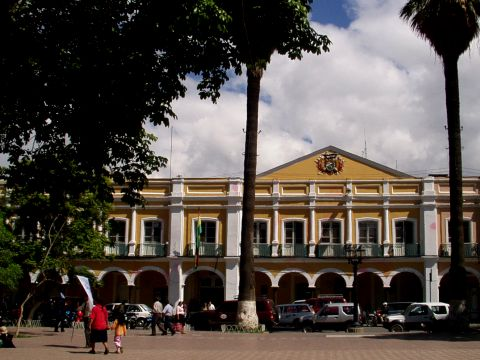
#> input picture Deskriptor/src/25.jpg, 480 x 360 px
$ python -i poem.py   (imports and definitions only)   (Python 2 division)
#> lines starting #> are read from the running program, lines starting #| are printed output that depends on the picture
# -*- coding: utf-8 -*-
"""
Vytvari deskriptor POEM, slouzi k detekci hran.

@author: Katerina Kratochvilova
"""

import cv2
import numpy as np
import math

DEBUG = False
COUNT_DIRECTIONS = 3
CELL_SIZE = 3 #7
BLOCK_SIZE = 8 #10
TAU = 4

def write_matrix_file(matrix, file_name):
    """
    Zapise zaslanou matici do souboru.

    Keyword arguments:
            matrix -- matice, ktera ma byt ulozena do souboru.
            file_name -- nazev souboru do ktereho se ma matice ulozit.
    """
    soubor = open(file_name, 'w')
    for row in matrix:
        for item in row:
            soubor.write(" {} ".format(item))
        soubor.write("\n")
    soubor.close()


def count_gradient(img):
    """
        Spocita gradienty obrazku (smery rustu), tak ze na nej pouzije masky x_kernel a y_kernel.

        Keyword arguments:
                img -- obrazek, pro ktery se ma gradient spocitat.
        Return arguments:
            gradient -- vypocteny gradient.
    """
    ddepth = -1; #when ddepth=-1, the output image will have the same depth as the source.

    img = img.astype(float) #prevedeme obrazek na float, v zakladu je uint, kdyz to neudelame tak nam misto zapornych cisel vyjde v gradientech 0

    x_kernel = np.array([1.0, 0.0, -1.0]).reshape((1,3))
    y_kernel = np.array([1.0, 0.0, -1.0])
    #x_kernel = np.array([-1.0, 1.0]).reshape((1,2))
    #y_kernel = np.array([-1.0, 1.0])

    gradient = np.zeros((2, img.shape[0], img.shape[1]), dtype = float)
    gradient[0,:,:] = cv2.filter2D(img, ddepth, x_kernel, borderType=cv2.BORDER_REPLICATE)
    gradient[1,:,:] = cv2.filter2D(img, ddepth, y_kernel, borderType=cv2.BORDER_REPLICATE)

    if (DEBUG):
        write_matrix_file(gradient[0], "gradientX.txt")
        write_matrix_file(gradient[1], "gradientY.txt")
        cv2.imwrite('gradientX.jpg', gradient[0,:,:])
        cv2.imwrite('gradientY.jpg', gradient[1,:,:])

    return gradient


def count_magnitude(gradient):
    """"
        Spocte magnitudu, velikost smeru rustu. Magnituda = velikost vektoru.

        Keyword arguments:
            gradient -- gradient pro ktery se ma magnituda spocitat.
        Return arguments:
            magnitude -- vypoctene magnitudy.
    """
    magnitude = cv2.magnitude(gradient[0,:,:],gradient[1,:,:])

    if (DEBUG):
        write_matrix_file(magnitude, "magnitude.txt")
        cv2.imwrite('magnitude.jpg', magnitude)

    return magnitude

def count_phase(gradient):
    """
        Spocita faze (uhly) vektrou gradientu.

        Keyword arguments:
            gradient -- gradienty pro ktery se maji uhly spocitat.
        Return arguments:
            phase -- vypoctene phase.
    """
    phase = cv2.phase(gradient[0,:,:], gradient[1,:,:], angleInDegrees=False)

    #angleInDegrees – when true, the input angles are measured in degrees, otherwise, they are measured in radians.

    if (DEBUG):
        write_matrix_file(phase, "phase.txt")

    return phase

def compute_direction(count_directions, gradient, magnitude):
    """
        Spocita uhly kam vektor smeruje a rozradi se do matic podle smeru (pocet smeru = count_directions)

        Keyword arguments:
            count_directions -- pocet smeru.
            gradient -- gradient.
            magnitude -- magnitudy.
        Return arguments:
            directional -- 3 matice, roztridene podle fazi, obsahujici magnitudy.
    """

    phases = cv2.phase(gradient[0], gradient[1], angleInDegrees=False)
    #angleInDegrees – when true, the input angles are measured in degrees, otherwise, they are measured in radians.

    if (DEBUG):
        write_matrix_file(phases, "phase.txt")

    size_of_direction = 2 * math.pi / count_directions

    #vytvoreni matice na magnitudy rozrazene podle smeru
    directional = np.zeros((count_directions, gradient[0].shape[0], gradient[0].shape[1]), dtype=float)

    for x in range(len(phases)):
        for y in range(len(phases[x])):
            for i in range(count_directions):
                #zarazeni do prislusneho smeru
                if(phases[x][y] >= (i*size_of_direction) and phases[x][y] < ((i+1)*size_of_direction)):
                    directional[i][x][y] = magnitude[x][y]

    if (DEBUG):

        for i in range(len(directional)):
            write_matrix_file(directional[i,:,:], "directional{}.txt".format(i))
            cv2.imwrite('directional{}.jpg'.format(i), directional[i,:,:])

    return directional


def compute_aems(count_directions, cell_size, directional):
    """
        Vypocita lokalni histogramu gradientu z okoli.

        Keyword arguments:
            count_directions -- pocet smeru.
            cell_size - velikost cell (okoli).
            directional -- rozsmerovane magnitudy podle fazi.
        Return arguments:
            aems -- vypoctene lokalni histogramy z okoli.
    """
    # use either convolution or integral image
    kernel = np.ones((cell_size, cell_size))
    kernel = kernel[:,:]/(cell_size*cell_size)
    aems = np.zeros((count_directions, directional[0].shape[0], directional[0].shape[1]), dtype=float)
    for d in range(count_directions):
        aems[d, :, :] = cv2.filter2D(directional[d, :, :], -1, kernel, borderType=cv2.BORDER_REPLICATE)


    if (DEBUG):
        for d in range(len(aems)):
            write_matrix_file(aems[d,:,:], "aems{}.txt".format(d))
            cv2.imwrite('aems{}.jpg'.format(d), aems[d,:,:])

    return aems


def compute_lbp(directions, aems, block_size, tau):
    """
        LBP.

        Keyword arguments:
            directions -- pocet smeru.
            aems - vypoctene lokalni histogramy z okoli.
            block_size -- velikost blocku.
            tau -- konstanta, ktera se pripocitava k centralnimu, vhodne pri konstantnim okoli.
        Return arguments:
            lbp -- vypoctene lbp.
    """
    bordersize = block_size / 2 + 1

    lbp = np.zeros(aems.shape, dtype=np.uint8)
    for d in range(directions):
        border_img = cv2.copyMakeBorder(aems[d, :, :], top=bordersize, bottom=bordersize, left=bordersize, right=bordersize, borderType=cv2.BORDER_REPLICATE)

        for r in range(bordersize, border_img.shape[0] - bordersize):
            #print r
            for c in range(bordersize, border_img.shape[1] - bordersize):
                #print r, c
                #do LBP posilam cely block
                lbp[d, r - bordersize, c - bordersize] = compute_lbp_value(r, c, border_img, block_size, tau)
                #break
            #break
        #break

        if (DEBUG):
            for i in range(len(lbp)):
                write_matrix_file(lbp[i,:,:], "lbp{}.txt".format(i))
                cv2.imwrite('lbp{}.jpg'.format(i), lbp[i,:,:])
                write_matrix_file(border_img, "border{}.txt".format(i))
                cv2.imwrite('border{}.jpg'.format(i), border_img)

    return lbp


def compute_lbp_value(r, c, border_img, block_size, tau):
    """
        Vypocte konkretni LBP hodnotu, pro dany pixel.

        Keyword arguments:
            r -- row, radek (zkratka souradnice [r,c])
            c -- column, sloupec.
            border_img -- obrazek i s rameckem.
            block_size -- velikost blocku.
            tau -- konstanta, ktera se pripocitava k centralnimu, vhodne pri konstantnim okoli.
        Return arguments:
            val -- vypoctene lbp pro jeden pixel.
    """
    radius = float(block_size) / 2

    val = 0
    center = border_img[r, c]
    #print "Computing lbp val for", repr(r), repr(c), "center val:", center
    count_pixels = 8
    for i in range(count_pixels): # vyberu si jen 8 pixelu z celeho kola
    #2 * np.pi / cout_pixels - rozdelim celou periodu pi na 8 casti a vezmu vzdycky i-tou cast, tu stcim do konsinu a posunu to na okraj radius
        x = c -1 + np.cos(i * 2 * np.pi / count_pixels) * radius # zjistit pozici pixelu
        y = r -1 + np.sin(i * 2 * np.pi / count_pixels) * radius #zjistit pozici pixelu
        #print "border_img[{}, {}] center[{},{}]> {}".format(x,y, r,c,center)
        v = border_img[int(y), int(x)] # hodnota pixelu
        #if (v - center) >= tau:
        if (v >= center):
            val += np.power(2, i) # 2 na i-tou

    return val

def compute_histogram(lbp, x = 4, y = 4):
    """
        Obrazek je rozdelen pravidelnou mrizkou a vypocitan histogram.

        Keyword arguments:
            lbp -- vypocitane LBP.
            x -- pocet casti v x ose.
            y -- pocet casti v y ose.
        Return arguments:
            histogram -- vypocteny histogram.

    """
    histogram_size = 256
    histograms = np.zeros(x*y * len(lbp) * histogram_size)
    step_x = len(lbp[0]) /x
    step_y = len(lbp[0,0]) /y

    for d in range(len(lbp)):
        for row_block in range(x):
            for column_block in range(y):
                shift_direction = d*(x*y*histogram_size) #posunu se na spravny smer v histogramu
                shift_block = ((row_block*x)+column_block)*histogram_size  #posunu se na spravny block v histogramu
                compute_local_histogram(histograms,lbp[d], row_block, column_block, step_x, step_y, shift_direction, shift_block)
    if(DEBUG):
        soubor = open("histogram.txt", 'w')
        for item in histograms:
                soubor.write(" {} ".format(item))

        soubor.close()
    return histograms


def compute_local_histogram(histogram, lbp, row_block, column_block, step_x, step_y, shift_direction, shift_block):
    """
        Vypocteni hostogramu pro konkretni oblast.

        Keyword arguments:
            histogram -- histogram
            lbp -- vypoctene lbp.
            row_block -- block v radku.
            column_block -- block ve sloupci.
            step_x -- Jak velky je jeden block v x ose.
            step_y -- Jak velky je jeden block v y ose.
            shift_direction -- pri zapisovani do histogramu o kolik se mame posunout v ramci smeru.
            shift_block -- pri zapisovani do histogramu o kolik se mame posunout v ramci blocku.
    """
    for x in range(step_x*row_block, step_x*(row_block+1)): #od zacatku blocku, #dokonce blocku po radcich
        for y in range (step_y * column_block, step_y * (column_block+1)): # po sloupcich
            index = shift_direction+shift_block+int(lbp[x,y])
            histogram[index] = histogram[index] + 1


def count_poem(img):
    """
    Hlavni metoda pro vypocet barevneho poemu.

    Keyword arguments:
        img -- vstupni obrazek.
    Return:
        histogram -- vytvoreny priznak.
    """
    img = cv2.cvtColor(img, cv2.COLOR_BGR2GRAY)
    #img = cv2.imread("../../../Data/iaprtc12/images/00/51.jpg", 0)
    factor = 0.5 #zmenseni obrazkuna polovinu
    img = cv2.resize(img, (0,0), fx=factor, fy=factor)

    gradient = count_gradient(img)
    magnitude = count_magnitude(gradient)
    directional = compute_direction(COUNT_DIRECTIONS, gradient, magnitude)
    aems = compute_aems(COUNT_DIRECTIONS, CELL_SIZE, directional)

    lbp = compute_lbp(COUNT_DIRECTIONS, aems, BLOCK_SIZE, TAU)

    #compute_histogram(self, x, y, size_x, size_y, uniform=False)
    histogram = compute_histogram(lbp)
    return histogram

>>> import cv2
>>> picture = cv2.imread('../../../Deskriptor/src/25.jpg')
#> picture is the input picture: shape (360, 480, 3); mean B, G, R 70.3, 75.8, 83.8
>>> result = count_poem(picture)
#> in count_poem, `img = cv2.cvtColor(img, cv2.COLOR_BGR2GRAY)`:
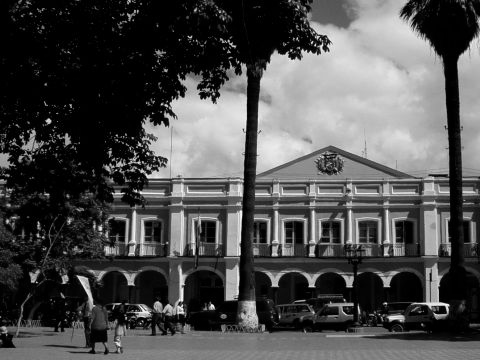
#> img: shape (360, 480); min 0, max 254, mean 77.6
#> in count_poem, `img = cv2.resize(img, (0,0), fx=factor, fy=factor)`:
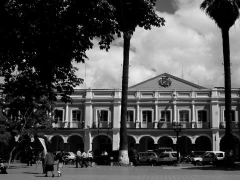
#> img: shape (180, 240); min 0, max 240, mean 77.7
#> in count_magnitude, `magnitude = cv2.magnitude(gradient[0,:,:],gradient[1,:,:])`:
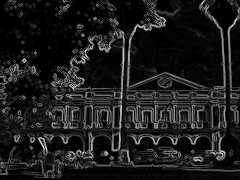
#> magnitude: shape (180, 240) float64; min 0, max 292, mean 32.8; drawn with min black and max white
#> in compute_direction, `phases = cv2.phase(gradient[0], gradient[1], angleInDegrees=False)`:
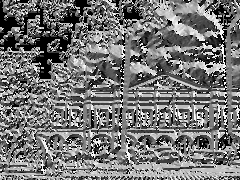
#> phases: shape (180, 240) float64; min 0, max 6.28, mean 2.9; drawn with min black and max white
#> the loop in compute_lbp, `for d in range(directions):` made 3 passes
#> pass 1, in compute_lbp, `border_img = cv2.copyMakeBorder(aems[d, :, :], top=bordersize, bottom=..`:
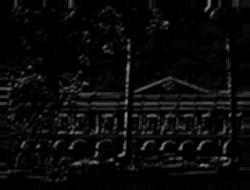
#> border_img: shape (190, 250) float64; min 0, max 138.2, mean 10.1
#> pass 2, in compute_lbp, `border_img = cv2.copyMakeBorder(aems[d, :, :], top=bordersize, bottom=..`:
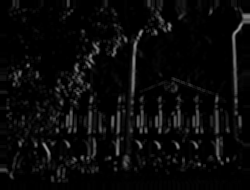
#> border_img: shape (190, 250) float64; min 0, max 147.2, mean 9.9
#> pass 3, in compute_lbp, `border_img = cv2.copyMakeBorder(aems[d, :, :], top=bordersize, bottom=..`:
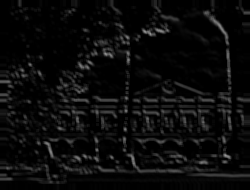
#> border_img: shape (190, 250) float64; min 0, max 150.3, mean 11.3
#> the loop in compute_histogram, `for d in range(len(lbp)):` made 3 passes

$ run again, on Deskriptor/src/aems_3_0.jpg
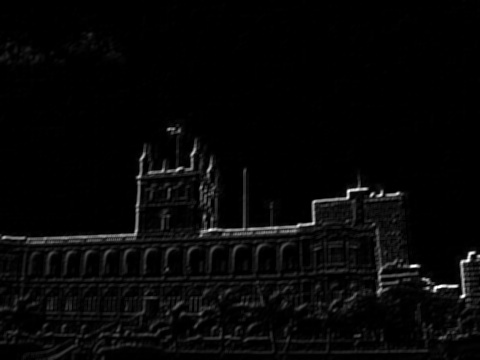
#> input picture Deskriptor/src/aems_3_0.jpg, 480 x 360 px
#> picture is the input picture: shape (360, 480, 3); min 0, max 255, mean 7.1
#> in compute_direction, `phases = cv2.phase(gradient[0], gradient[1], angleInDegrees=False)`:
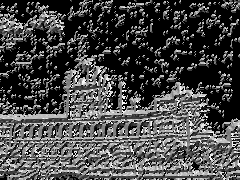
#> phases: shape (180, 240) float64; min 0, max 6.27, mean 1.8; drawn with min black and max white
#> the loop in compute_lbp, `for d in range(directions):` made 3 passes
#> pass 3, in compute_lbp, `border_img = cv2.copyMakeBorder(aems[d, :, :], top=bordersize, bottom=..`:
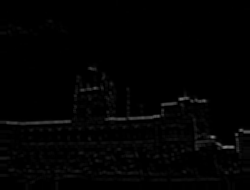
#> border_img: shape (190, 250) float64; min 0, max 123.7, mean 2.8
#> the loop in compute_histogram, `for d in range(len(lbp)):` made 3 passes
